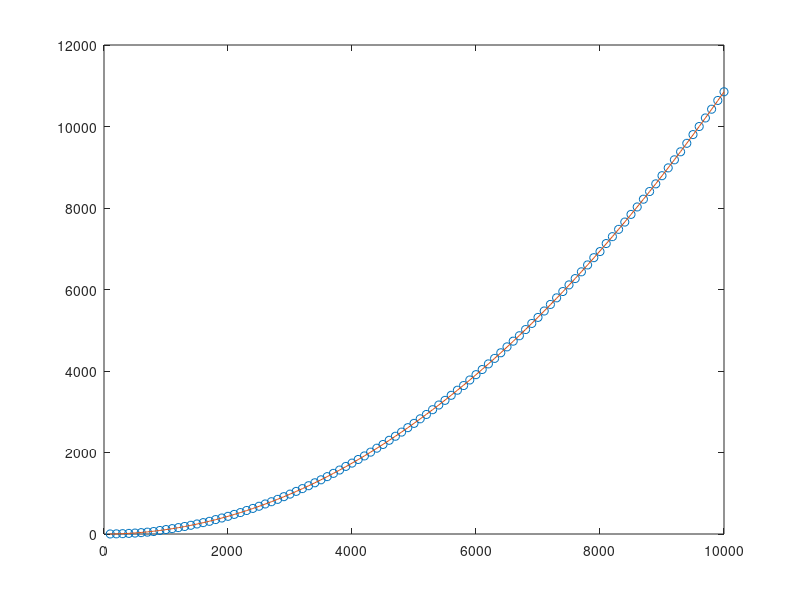

Write MATLAB code to recreate this figure. (Note: this script raises an error after producing the figure.)
addpath('../../scripts/octave');
destdir = "../../../latex/images";
relImgDir = "images";

b = load("singlebox.csv");

npart = b(:,1);
ips = b(:,2);

msPerIter = 1000 ./ ips;

fit = polyfit(npart, msPerIter, 2);
plot(npart, msPerIter, "o", npart, polyval(fit, npart));
axis([0 1 0 12000],'autox');

name='quadraticComplexity';
ylabrule='0.3cm';
xlab='Number of particles ($n$)';
ylab='Milliseconds per iteration';
width='700';
height='500';
makeGraph(name,destdir,relImgDir,xlab,ylab,ylabrule,width,height);
